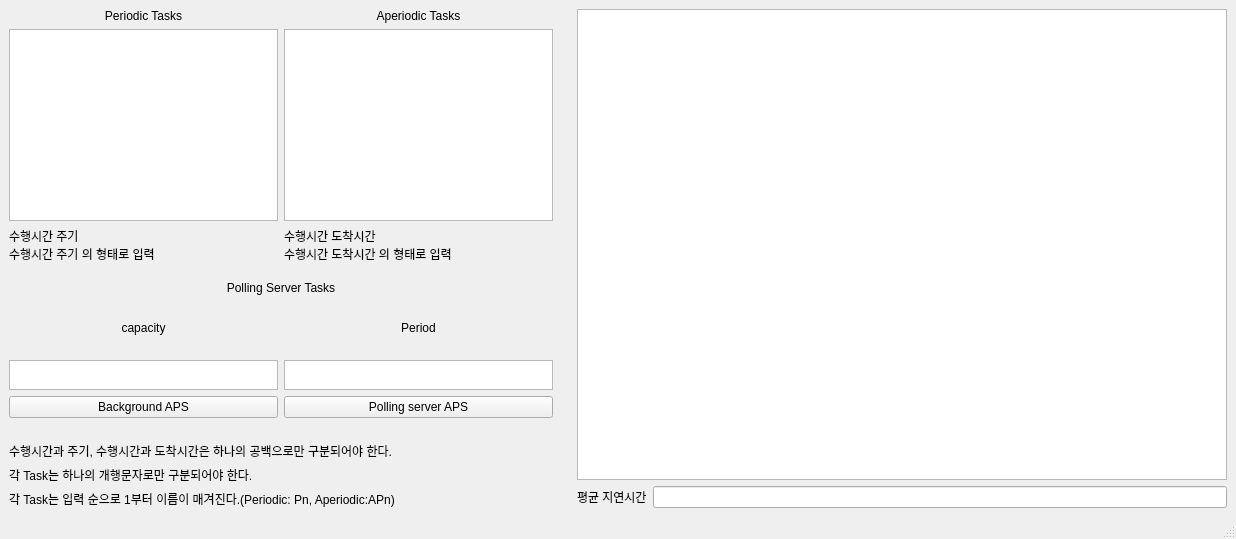
<?xml version="1.0" encoding="UTF-8"?>
<ui version="4.0">
 <class>MainWindow</class>
 <widget class="QMainWindow" name="MainWindow">
  <property name="geometry">
   <rect>
    <x>0</x>
    <y>0</y>
    <width>1236</width>
    <height>539</height>
   </rect>
  </property>
  <property name="windowTitle">
   <string>MainWindow</string>
  </property>
  <widget class="QWidget" name="centralwidget">
   <layout class="QHBoxLayout" name="horizontalLayout_5">
    <item>
     <layout class="QVBoxLayout" name="verticalLayout_9">
      <item>
       <layout class="QVBoxLayout" name="verticalLayout_6">
        <property name="bottomMargin">
         <number>18</number>
        </property>
        <item>
         <layout class="QHBoxLayout" name="horizontalLayout_2">
          <item>
           <layout class="QVBoxLayout" name="verticalLayout">
            <item>
             <widget class="QLabel" name="label">
              <property name="text">
               <string>Periodic Tasks</string>
              </property>
              <property name="alignment">
               <set>Qt::AlignCenter</set>
              </property>
             </widget>
            </item>
            <item>
             <widget class="QPlainTextEdit" name="PeriodicTextEdit"/>
            </item>
            <item>
             <widget class="QLabel" name="label_3">
              <property name="text">
               <string>수행시간 주기
수행시간 주기 의 형태로 입력</string>
              </property>
             </widget>
            </item>
           </layout>
          </item>
          <item>
           <layout class="QVBoxLayout" name="verticalLayout_2">
            <item>
             <widget class="QLabel" name="label_2">
              <property name="text">
               <string>Aperiodic Tasks</string>
              </property>
              <property name="alignment">
               <set>Qt::AlignCenter</set>
              </property>
             </widget>
            </item>
            <item>
             <widget class="QPlainTextEdit" name="AperiodicTextEdit">
              <property name="layoutDirection">
               <enum>Qt::LeftToRight</enum>
              </property>
              <property name="frameShape">
               <enum>QFrame::StyledPanel</enum>
              </property>
              <property name="frameShadow">
               <enum>QFrame::Sunken</enum>
              </property>
             </widget>
            </item>
            <item>
             <widget class="QLabel" name="label_4">
              <property name="text">
               <string>수행시간 도착시간
수행시간 도착시간 의 형태로 입력</string>
              </property>
             </widget>
            </item>
           </layout>
          </item>
         </layout>
        </item>
        <item>
         <layout class="QVBoxLayout" name="verticalLayout_5">
          <property name="topMargin">
           <number>12</number>
          </property>
          <item>
           <widget class="QLabel" name="label_7">
            <property name="sizePolicy">
             <sizepolicy hsizetype="Preferred" vsizetype="Preferred">
              <horstretch>0</horstretch>
              <verstretch>0</verstretch>
             </sizepolicy>
            </property>
            <property name="text">
             <string>Polling Server Tasks</string>
            </property>
            <property name="alignment">
             <set>Qt::AlignCenter</set>
            </property>
           </widget>
          </item>
          <item>
           <layout class="QHBoxLayout" name="horizontalLayout">
            <item>
             <layout class="QVBoxLayout" name="verticalLayout_3">
              <item>
               <widget class="QLabel" name="label_5">
                <property name="text">
                 <string>capacity</string>
                </property>
                <property name="alignment">
                 <set>Qt::AlignCenter</set>
                </property>
               </widget>
              </item>
              <item>
               <widget class="QPlainTextEdit" name="capacityText">
                <property name="maximumSize">
                 <size>
                  <width>500</width>
                  <height>30</height>
                 </size>
                </property>
                <property name="inputMethodHints">
                 <set>Qt::ImhDigitsOnly</set>
                </property>
               </widget>
              </item>
             </layout>
            </item>
            <item>
             <layout class="QVBoxLayout" name="verticalLayout_4">
              <item>
               <widget class="QLabel" name="label_6">
                <property name="frameShape">
                 <enum>QFrame::NoFrame</enum>
                </property>
                <property name="text">
                 <string>Period</string>
                </property>
                <property name="alignment">
                 <set>Qt::AlignCenter</set>
                </property>
               </widget>
              </item>
              <item>
               <widget class="QPlainTextEdit" name="periodText">
                <property name="maximumSize">
                 <size>
                  <width>500</width>
                  <height>30</height>
                 </size>
                </property>
                <property name="inputMethodHints">
                 <set>Qt::ImhDigitsOnly</set>
                </property>
               </widget>
              </item>
             </layout>
            </item>
           </layout>
          </item>
         </layout>
        </item>
        <item>
         <layout class="QHBoxLayout" name="horizontalLayout_3">
          <item>
           <widget class="QPushButton" name="BackgroundButton">
            <property name="text">
             <string>Background APS</string>
            </property>
           </widget>
          </item>
          <item>
           <widget class="QPushButton" name="PollingButton">
            <property name="text">
             <string>Polling server APS</string>
            </property>
           </widget>
          </item>
         </layout>
        </item>
       </layout>
      </item>
      <item>
       <layout class="QVBoxLayout" name="verticalLayout_7">
        <item>
         <widget class="QLabel" name="label_8">
          <property name="text">
           <string>수행시간과 주기, 수행시간과 도착시간은 하나의 공백으로만 구분되어야 한다.</string>
          </property>
         </widget>
        </item>
        <item>
         <widget class="QLabel" name="label_10">
          <property name="text">
           <string>각 Task는 하나의 개행문자로만 구분되어야 한다.</string>
          </property>
         </widget>
        </item>
        <item>
         <widget class="QLabel" name="label_11">
          <property name="text">
           <string>각 Task는 입력 순으로 1부터 이름이 매겨진다.(Periodic: Pn, Aperiodic:APn)</string>
          </property>
         </widget>
        </item>
       </layout>
      </item>
     </layout>
    </item>
    <item>
     <layout class="QVBoxLayout" name="verticalLayout_8">
      <property name="leftMargin">
       <number>18</number>
      </property>
      <item>
       <widget class="QTableWidget" name="GanttChart">
        <property name="minimumSize">
         <size>
          <width>650</width>
          <height>380</height>
         </size>
        </property>
        <property name="textElideMode">
         <enum>Qt::ElideRight</enum>
        </property>
        <attribute name="horizontalHeaderVisible">
         <bool>false</bool>
        </attribute>
        <attribute name="horizontalHeaderHighlightSections">
         <bool>false</bool>
        </attribute>
        <attribute name="verticalHeaderVisible">
         <bool>false</bool>
        </attribute>
        <attribute name="verticalHeaderHighlightSections">
         <bool>false</bool>
        </attribute>
       </widget>
      </item>
      <item>
       <layout class="QHBoxLayout" name="horizontalLayout_4">
        <item>
         <widget class="QLabel" name="label_9">
          <property name="text">
           <string>평균 지연시간</string>
          </property>
         </widget>
        </item>
        <item>
         <widget class="QLineEdit" name="DelayTime"/>
        </item>
       </layout>
      </item>
     </layout>
    </item>
   </layout>
  </widget>
  <widget class="QMenuBar" name="menubar">
   <property name="geometry">
    <rect>
     <x>0</x>
     <y>0</y>
     <width>1236</width>
     <height>26</height>
    </rect>
   </property>
  </widget>
  <widget class="QStatusBar" name="statusbar"/>
 </widget>
 <resources/>
 <connections/>
</ui>
